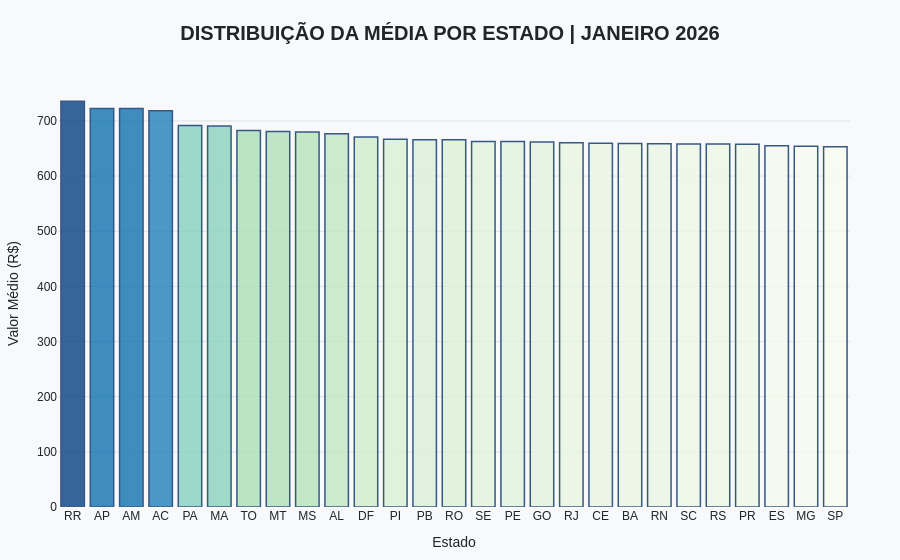

Notebook source saved alongside this figure:
### Markdown cell above
##### 📊 GRÁFICO INTERATIVO - MÉDIA POR UF

### Code cell
df_media_uf = df_tratado.groupBy("uf") \
    .agg(avg("valor_parcela").alias("media_pago")) \
    .orderBy("media_pago", ascending=False).toPandas()

df_media_uf["media_pago"] = df_media_uf["media_pago"].astype(float)

fig = px.bar(
    df_media_uf,
    x='uf',
    y='media_pago',
    title='<b>DISTRIBUIÇÃO DA MÉDIA POR ESTADO | JANEIRO 2025</b>',
    labels={'uf': 'Estado', 'media_pago': 'Valor Médio (R$)'},
    color='media_pago',
    color_continuous_scale='GnBu'
)

fig.update_traces(
    hovertemplate="<b>Estado:</b> %{x}<br><b>Média:</b> R$ %{y:.2f}<extra></extra>",
    marker_line_color='rgb(8,48,107)',
    marker_line_width=1.5,
    opacity=0.8
)

fig.update_layout(
    plot_bgcolor='#f8f9fa',
    paper_bgcolor='#f8f9fa',
    margin=dict(l=50, r=50, t=80, b=50),
    font=dict(family="Arial", size=12, color="#212529"),
    # Centralização do Título
    title={
        'text': '<b>DISTRIBUIÇÃO DA MÉDIA POR ESTADO | JANEIRO 2026</b>',
        'x': 0.5,
        'xanchor': 'center',
        'font': dict(size=20)
    },
    xaxis=dict(showgrid=False),
    yaxis=dict(gridcolor='#dee2e6'),
    coloraxis_showscale=False
)

fig.show()

### Figure 1 — Plotly figure (JSON) as saved in the notebook; plotly's stock layout.template omitted (floating-point values rounded to 4 significant figures)
{"data": [{"hovertemplate": "<b>Estado:</b> %{x}<br><b>Média:</b> R$ %{y:.2f}<extra></extra>", "legendgroup": "", "marker": {"color": [735.5, 722.5, 722.3, 718.4, 691.8, 690.8, 682.8, 681.0, 679.9, 676.6, 670.9, 666.6, 665.9, 665.7, 662.9, 662.7, 662.0, 660.2, 659.7, 659.2, 658.5, 658.4, 658.0, 657.8, 654.8, 653.8, 653.3], "coloraxis": "coloraxis", "line": {"color": "rgb(8,48,107)", "width": 1.5}, "pattern": {"shape": ""}}, "name": "", "opacity": 0.8, "orientation": "v", "showlegend": false, "textposition": "auto", "type": "bar", "x": ["RR", "AP", "AM", "AC", "PA", "MA", "TO", "MT", "MS", "AL", "DF", "PI", "PB", "RO", "SE", "PE", "GO", "RJ", "CE", "BA", "RN", "SC", "RS", "PR", "ES", "MG", "SP"], "xaxis": "x", "y": [735.5, 722.5, 722.3, 718.4, 691.8, 690.8, 682.8, 681.0, 679.9, 676.6, 670.9, 666.6, 665.9, 665.7, 662.9, 662.7, 662.0, 660.2, 659.7, 659.2, 658.5, 658.4, 658.0, 657.8, 654.8, 653.8, 653.3], "yaxis": "y"}], "layout": {"barmode": "relative", "coloraxis": {"colorbar": {"title": {"text": "Valor Médio (R$)"}}, "colorscale": [[0, "rgb(247,252,240)"], [0.125, "rgb(224,243,219)"], [0.25, "rgb(204,235,197)"], [0.375, "rgb(168,221,181)"], [0.5, "rgb(123,204,196)"], [0.625, "rgb(78,179,211)"], [0.75, "rgb(43,140,190)"], [0.875, "rgb(8,104,172)"], [1, "rgb(8,64,129)"]], "showscale": false}, "font": {"color": "#212529", "family": "Arial", "size": 12}, "legend": {"tracegroupgap": 0}, "margin": {"b": 50, "l": 50, "r": 50, "t": 80}, "paper_bgcolor": "#f8f9fa", "plot_bgcolor": "#f8f9fa", "title": {"font": {"size": 20}, "text": "<b>DISTRIBUIÇÃO DA MÉDIA POR ESTADO | JANEIRO 2026</b>", "x": 0.5, "xanchor": "center"}, "xaxis": {"anchor": "y", "domain": [0, 1], "showgrid": false, "title": {"text": "Estado"}}, "yaxis": {"anchor": "x", "domain": [0, 1], "gridcolor": "#dee2e6", "title": {"text": "Valor Médio (R$)"}}}}
